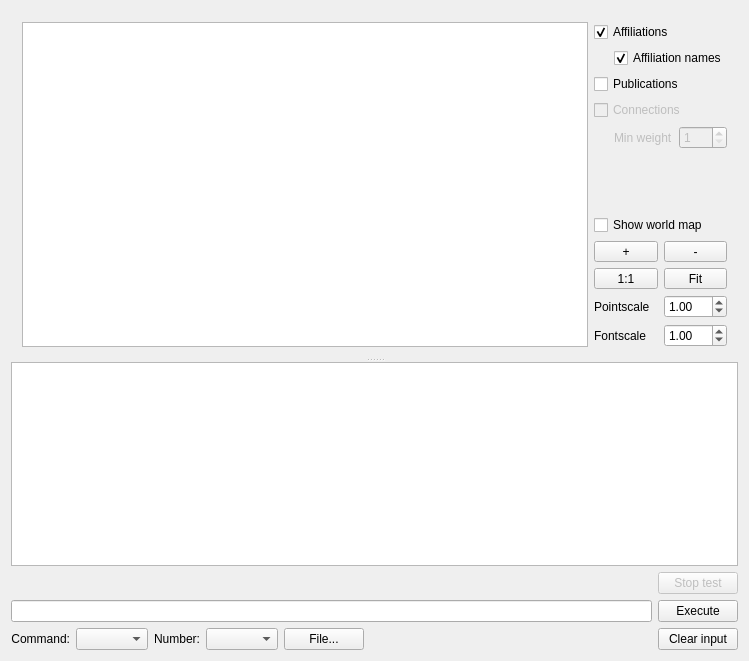
<?xml version="1.0" encoding="UTF-8"?>
<ui version="4.0">
 <class>MainWindow</class>
 <widget class="QMainWindow" name="MainWindow">
  <property name="geometry">
   <rect>
    <x>0</x>
    <y>0</y>
    <width>749</width>
    <height>661</height>
   </rect>
  </property>
  <property name="windowTitle">
   <string>MainWindow</string>
  </property>
  <widget class="QWidget" name="centralWidget">
   <layout class="QVBoxLayout" name="verticalLayout">
    <item>
     <widget class="QSplitter" name="splitter">
      <property name="orientation">
       <enum>Qt::Vertical</enum>
      </property>
      <widget class="QWidget" name="layoutWidget">
       <layout class="QHBoxLayout" name="horizontalLayout_2">
        <item>
         <widget class="QGraphicsView" name="graphics_view">
          <property name="interactive">
           <bool>true</bool>
          </property>
          <property name="dragMode">
           <enum>QGraphicsView::NoDrag</enum>
          </property>
         </widget>
        </item>
        <item>
         <layout class="QVBoxLayout" name="verticalLayout_2">
          <item>
           <widget class="QCheckBox" name="affiliations_checkbox">
            <property name="text">
             <string>Affiliations</string>
            </property>
            <property name="checked">
             <bool>true</bool>
            </property>
           </widget>
          </item>
          <item>
           <layout class="QHBoxLayout" name="horizontalLayout_7">
            <item>
             <spacer name="horizontalSpacer_3">
              <property name="orientation">
               <enum>Qt::Horizontal</enum>
              </property>
              <property name="sizeType">
               <enum>QSizePolicy::Fixed</enum>
              </property>
              <property name="sizeHint" stdset="0">
               <size>
                <width>20</width>
                <height>20</height>
               </size>
              </property>
             </spacer>
            </item>
            <item>
             <widget class="QCheckBox" name="affiliationnames_checkbox">
              <property name="text">
               <string>Affiliation names</string>
              </property>
              <property name="checked">
               <bool>true</bool>
              </property>
             </widget>
            </item>
           </layout>
          </item>
          <item>
           <widget class="QCheckBox" name="publications_checkbox">
            <property name="text">
             <string>Publications</string>
            </property>
            <property name="checked">
             <bool>false</bool>
            </property>
           </widget>
          </item>
          <item>
           <widget class="QCheckBox" name="connections_checkbox">
            <property name="enabled">
             <bool>false</bool>
            </property>
            <property name="text">
             <string>Connections</string>
            </property>
            <property name="checked">
             <bool>false</bool>
            </property>
           </widget>
          </item>
          <item>
           <layout class="QHBoxLayout" name="horizontalLayout_6">
            <item>
             <spacer name="horizontalSpacer_2">
              <property name="orientation">
               <enum>Qt::Horizontal</enum>
              </property>
              <property name="sizeType">
               <enum>QSizePolicy::Fixed</enum>
              </property>
              <property name="sizeHint" stdset="0">
               <size>
                <width>20</width>
                <height>20</height>
               </size>
              </property>
             </spacer>
            </item>
            <item>
             <widget class="QLabel" name="min_weight_label">
              <property name="enabled">
               <bool>false</bool>
              </property>
              <property name="text">
               <string>Min weight</string>
              </property>
             </widget>
            </item>
            <item>
             <widget class="QSpinBox" name="min_weight_spinbox">
              <property name="enabled">
               <bool>false</bool>
              </property>
              <property name="minimum">
               <number>1</number>
              </property>
              <property name="maximum">
               <number>5</number>
              </property>
             </widget>
            </item>
           </layout>
          </item>
          <item>
           <spacer name="verticalSpacer">
            <property name="orientation">
             <enum>Qt::Vertical</enum>
            </property>
            <property name="sizeHint" stdset="0">
             <size>
              <width>20</width>
              <height>40</height>
             </size>
            </property>
           </spacer>
          </item>
          <item>
           <widget class="QCheckBox" name="world_map_checkbox">
            <property name="toolTip">
             <string>Show world map not recommended if not using &quot;real world&quot; data</string>
            </property>
            <property name="text">
             <string>Show world map</string>
            </property>
           </widget>
          </item>
          <item>
           <layout class="QHBoxLayout" name="horizontalLayout_3">
            <item>
             <widget class="QToolButton" name="zoom_plus">
              <property name="sizePolicy">
               <sizepolicy hsizetype="Preferred" vsizetype="Fixed">
                <horstretch>0</horstretch>
                <verstretch>0</verstretch>
               </sizepolicy>
              </property>
              <property name="text">
               <string>+</string>
              </property>
             </widget>
            </item>
            <item>
             <widget class="QToolButton" name="zoom_minus">
              <property name="sizePolicy">
               <sizepolicy hsizetype="Preferred" vsizetype="Fixed">
                <horstretch>0</horstretch>
                <verstretch>0</verstretch>
               </sizepolicy>
              </property>
              <property name="text">
               <string>-</string>
              </property>
             </widget>
            </item>
           </layout>
          </item>
          <item>
           <layout class="QHBoxLayout" name="horizontalLayout_4">
            <item>
             <widget class="QToolButton" name="zoom_1">
              <property name="sizePolicy">
               <sizepolicy hsizetype="Preferred" vsizetype="Fixed">
                <horstretch>0</horstretch>
                <verstretch>0</verstretch>
               </sizepolicy>
              </property>
              <property name="text">
               <string>1:1</string>
              </property>
             </widget>
            </item>
            <item>
             <widget class="QToolButton" name="zoom_fit">
              <property name="sizePolicy">
               <sizepolicy hsizetype="Preferred" vsizetype="Fixed">
                <horstretch>0</horstretch>
                <verstretch>0</verstretch>
               </sizepolicy>
              </property>
              <property name="text">
               <string>Fit</string>
              </property>
             </widget>
            </item>
           </layout>
          </item>
          <item>
           <layout class="QHBoxLayout" name="horizontalLayout_10">
            <item>
             <widget class="QLabel" name="label_4">
              <property name="text">
               <string>Pointscale</string>
              </property>
             </widget>
            </item>
            <item>
             <widget class="QDoubleSpinBox" name="pointscale">
              <property name="minimum">
               <double>0.010000000000000</double>
              </property>
              <property name="singleStep">
               <double>0.100000000000000</double>
              </property>
              <property name="value">
               <double>1.000000000000000</double>
              </property>
             </widget>
            </item>
           </layout>
          </item>
          <item>
           <layout class="QHBoxLayout" name="horizontalLayout_9">
            <item>
             <widget class="QLabel" name="label_3">
              <property name="text">
               <string>Fontscale</string>
              </property>
             </widget>
            </item>
            <item>
             <widget class="QDoubleSpinBox" name="fontscale">
              <property name="minimum">
               <double>0.010000000000000</double>
              </property>
              <property name="singleStep">
               <double>0.100000000000000</double>
              </property>
              <property name="value">
               <double>1.000000000000000</double>
              </property>
             </widget>
            </item>
           </layout>
          </item>
         </layout>
        </item>
       </layout>
      </widget>
      <widget class="QPlainTextEdit" name="output">
       <property name="undoRedoEnabled">
        <bool>false</bool>
       </property>
       <property name="lineWrapMode">
        <enum>QPlainTextEdit::NoWrap</enum>
       </property>
      </widget>
     </widget>
    </item>
    <item>
     <layout class="QHBoxLayout" name="horizontalLayout_5">
      <item>
       <layout class="QVBoxLayout" name="verticalLayout_4">
        <item>
         <widget class="QLabel" name="cmd_info_text">
          <property name="sizePolicy">
           <sizepolicy hsizetype="Preferred" vsizetype="Preferred">
            <horstretch>0</horstretch>
            <verstretch>0</verstretch>
           </sizepolicy>
          </property>
          <property name="text">
           <string/>
          </property>
         </widget>
        </item>
        <item>
         <widget class="QLineEdit" name="lineEdit"/>
        </item>
        <item>
         <layout class="QHBoxLayout" name="horizontalLayout">
          <item>
           <widget class="QLabel" name="label">
            <property name="sizePolicy">
             <sizepolicy hsizetype="Fixed" vsizetype="Preferred">
              <horstretch>0</horstretch>
              <verstretch>0</verstretch>
             </sizepolicy>
            </property>
            <property name="text">
             <string>Command:</string>
            </property>
            <property name="alignment">
             <set>Qt::AlignRight|Qt::AlignTrailing|Qt::AlignVCenter</set>
            </property>
           </widget>
          </item>
          <item>
           <widget class="QComboBox" name="cmd_select"/>
          </item>
          <item>
           <widget class="QLabel" name="label_2">
            <property name="sizePolicy">
             <sizepolicy hsizetype="Fixed" vsizetype="Preferred">
              <horstretch>0</horstretch>
              <verstretch>0</verstretch>
             </sizepolicy>
            </property>
            <property name="text">
             <string>Number:</string>
            </property>
            <property name="alignment">
             <set>Qt::AlignRight|Qt::AlignTrailing|Qt::AlignVCenter</set>
            </property>
           </widget>
          </item>
          <item>
           <widget class="QComboBox" name="number_select"/>
          </item>
          <item>
           <widget class="QPushButton" name="file_button">
            <property name="text">
             <string>File...</string>
            </property>
           </widget>
          </item>
          <item>
           <spacer name="horizontalSpacer">
            <property name="orientation">
             <enum>Qt::Horizontal</enum>
            </property>
            <property name="sizeHint" stdset="0">
             <size>
              <width>40</width>
              <height>20</height>
             </size>
            </property>
           </spacer>
          </item>
         </layout>
        </item>
       </layout>
      </item>
      <item>
       <layout class="QVBoxLayout" name="verticalLayout_3">
        <item>
         <widget class="QPushButton" name="stop_button">
          <property name="enabled">
           <bool>false</bool>
          </property>
          <property name="text">
           <string>Stop test</string>
          </property>
         </widget>
        </item>
        <item>
         <widget class="QPushButton" name="execute_button">
          <property name="text">
           <string>Execute</string>
          </property>
         </widget>
        </item>
        <item>
         <widget class="QPushButton" name="clear_input_button">
          <property name="text">
           <string>Clear input</string>
          </property>
         </widget>
        </item>
       </layout>
      </item>
     </layout>
    </item>
   </layout>
  </widget>
 </widget>
 <layoutdefault spacing="6" margin="11"/>
 <resources/>
 <connections/>
</ui>
